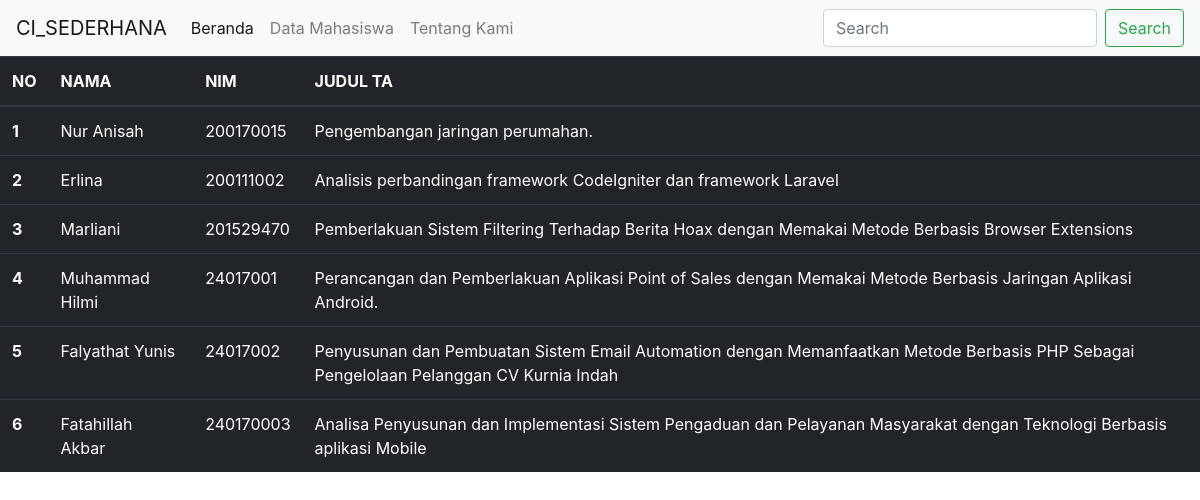
/CodeIgniter/index.php, run on the app's committed database.
### tables this page shows
CREATE TABLE `mahasiswa` (
  `id` int(11) NOT NULL,
  `nama` varchar(50) NOT NULL,
  `nim` varchar(10) NOT NULL,
  `judul` varchar(300) NOT NULL
);

### CodeIgniter/application/controllers/home.php (called while the page is built)
<?php
    class Home extends CI_Controller {
        public function index (){
            $this->load->model('mahasiswa_model');
            $data['mahasiswa'] = $this->mahasiswa_model->get_data();
            $this->load->view ('templates/header');
            $this->load->view ('mahasiswa/data_mahasiswa', $data);
            $this->load->view ('templates/footer');
        }
    }
?>

### CodeIgniter/index.php (called while the page is built, shortened)
<?php
require_once BASEPATH.'core/CodeIgniter.php';

### CodeIgniter/application/models/mahasiswa_model.php (called while the page is built)
<?php
    class Mahasiswa_model extends CI_Model{
        public function get_data()
        {
            return $this->db->get('mahasiswa')->result_array();
        }
    }
?>

### CodeIgniter/application/views/mahasiswa/data_mahasiswa.php (the view, shortened to what this page needs)
<!DOCTYPE html>
<html lang="en">
<head>
</head>
<body>
    <table class="table table-dark">
        <thead>
            <tr>
                <th scope="col">NO</th>
                <th scope="col">NAMA</th>
                <th scope="col">NIM</th>
                <th scope="col">JUDUL TA</th>
            </tr>
        </thead>
        <tbody>
            <tr>
                <?php $i = 1; ?>
                <?php foreach ($mahasiswa as $mhs): ?>
                <th scope="row"><?php echo $i++;?></th>
                <td><?php echo $mhs['nama'] ?> </td>
                <td><?php echo $mhs['nim'] ?></td>
                <td><?php echo $mhs['judul'] ?></td>
            </tr>
            <?php endforeach; ?>
        </tbody>
    </table>
</body>
</html>

### CodeIgniter/application/views/templates/header.php (shortened to what this page needs)
<!doctype html>
<html lang="en">
  <head>
    <link rel="stylesheet" href="https://cdn.jsdelivr.net/npm/bootstrap@4.0.0/dist/css/bootstrap.min.css">
  </head>
  <body>
    <nav class="navbar navbar-expand-lg navbar-light bg-light">
    <a class="navbar-brand" href="#">CI_SEDERHANA</a>
    <div class="collapse navbar-collapse" id="navbarSupportedContent">
      <ul class="navbar-nav mr-auto">
        <li class="nav-item active">
          <a class="nav-link" href="#">Beranda <span class="sr-only">(current)</span></a>
        </li>
        <li class="nav-item">
          <a class="nav-link" href="">Data Mahasiswa</a>
        </li>
        <li class="nav-item">
          <a class="nav-link" href="#">Tentang Kami</a>
        </li>
      </ul>
        <form class="form-inline my-2 my-lg-0">
          <input class="form-control mr-sm-2" type="search" placeholder="Search" aria-label="Search">
          <button class="btn btn-outline-success my-2 my-sm-0" type="submit">Search</button>
        </form>
    </div>
  </nav>
  </body>
</html>

### CodeIgniter/application/views/templates/footer.php (shortened to what this page needs)
<body>
  </body>

### data on the page
mahasiswa: nama "Nur Anisah", nim "200170015", judul "Pengembangan jaringan perumahan."
mahasiswa: nama "Erlina", nim "200111002", judul "Analisis perbandingan framework CodeIgniter dan framework Laravel"
mahasiswa: nama "Marliani", nim "201529470", judul "Pemberlakuan Sistem Filtering Terhadap Berita Hoax dengan Memakai Metode Berbasis Browser Extensions"
mahasiswa: nama "Muhammad Hilmi", nim "24017001", judul "Perancangan dan Pemberlakuan Aplikasi Point of Sales dengan Memakai Metode Berbasis Jaringan Aplikasi Android."
mahasiswa: nama "Falyathat Yunis", nim "24017002", judul "Penyusunan dan Pembuatan Sistem Email Automation dengan Memanfaatkan Metode Berbasis PHP Sebagai Pengelolaan Pelanggan CV Kurnia Indah"
mahasiswa: nama "Fatahillah Akbar", nim "240170003", judul "Analisa Penyusunan dan Implementasi Sistem Pengaduan dan Pelayanan Masyarakat dengan Teknologi Berbasis aplikasi Mobile"
